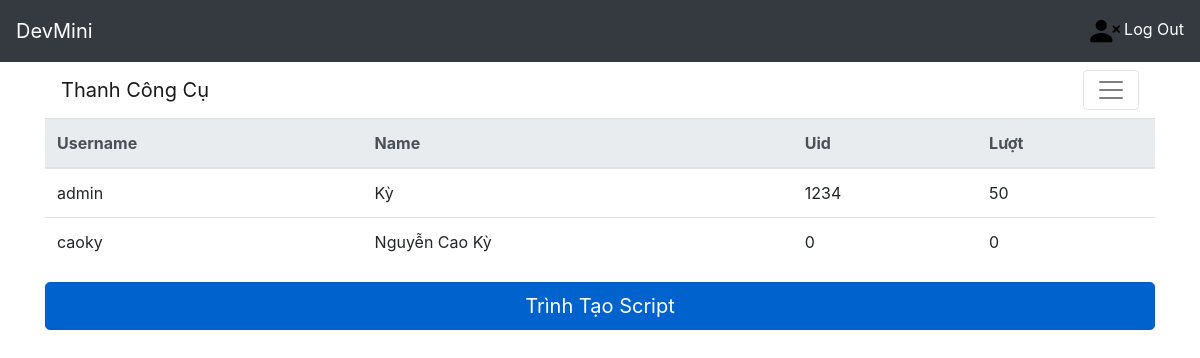
The page / (signed in) on the database as committed earlier.
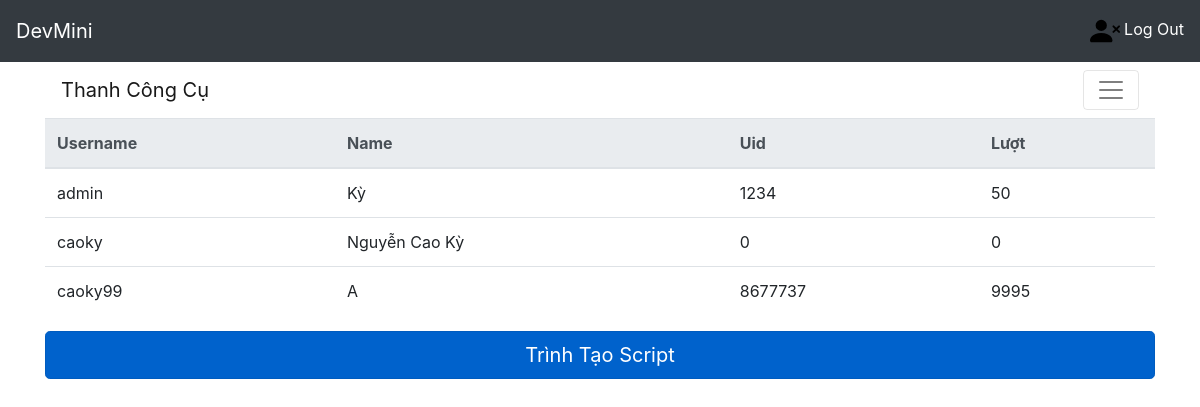
The same page on the database as committed later.
### home/models.py (models this page shows)
class MyUser(AbstractUser):
    luot=models.IntegerField(default=0)
    name=models.CharField(max_length=100,default="")
    uid=models.IntegerField(default=0)
    isAdmin = models.BooleanField(default=False)
    madonhang=models.IntegerField(default=0)

### home/views.py (the view)
# urls.py: path('', views.index),
def index(request):
   User = {'MyUser': MyUser.objects.all()}
   return render(request, 'pages/home.html', User)

### home/templates/pages/home.html (shortened to what this page needs)
{% extends "pages/base.html" %}
{% block menu %}
<nav class="navbar navbar-light">
  <a class="navbar-brand" href="#">Thanh Công Cụ</a>
  <button class="navbar-toggler" type="button" data-toggle="collapse" data-target="#navbarNavAltMarkup" aria-controls="navbarNavAltMarkup" aria-expanded="false" aria-label="Toggle navigation">
    <span class="navbar-toggler-icon"></span>
  </button>
</nav>
<table class="table">
  <thead class="thead-light">
    <tr>
      <th scope="col">Username</th>
      <th scope="col">Name</th>
      <th scope="col">Uid</th>
      <th scope="col">Lượt</th>
    </tr>
  </thead>
  <tbody>
  {% for name in MyUser %}
    <tr>
      <td>{{name.username}}</td>
      <td>{{name.name}}</td>
      <td>{{name.uid}}</td>
      <td>{{name.luot}}</td>
    </tr>
    {% endfor %}
  </tbody>
</table>
{% if user.luot > 0 %}
<a href="{% url 'script' %}" class="btn btn-primary btn-lg active btn-lg btn-block" role="button" aria-pressed="true">Trình Tạo Script</a>
{% endif %}
{% endblock %}

### home/templates/pages/base.html (shortened to what this page needs)
<!DOCTYPE html>
<html lang="en">
<head>
   {% load static %}
   <link rel="stylesheet" href="{% static 'css/bootstrap.min.css' %}" type="text/css">
</head>
<body>
<nav class="navbar navbar-dark bg-dark">
   <a class="navbar-brand" href="/">DevMini</a>
   <ul class="navbar-nav">
{% if user.username %}
      <li class="nav-item active" width="12px">
         <a class="nav-link" href="{% url "logout" %}"><img src="{% static "icon/person-x-fill.svg" %}" width="30px" /> Log Out</a>
      </li>
{% endif %}
   </ul>
</nav>
<div class="container">
{% if user.username %}
   {% block menu %}
   {% endblock %}
{% else %}
   {% block login %}
   {% endblock %}
{% endif %}
</div>
</body>
</html>

Rows that differ between the two databases and show on the page:
added MyUser: username "caoky99", name "A", uid "8677737", luot "9995"
